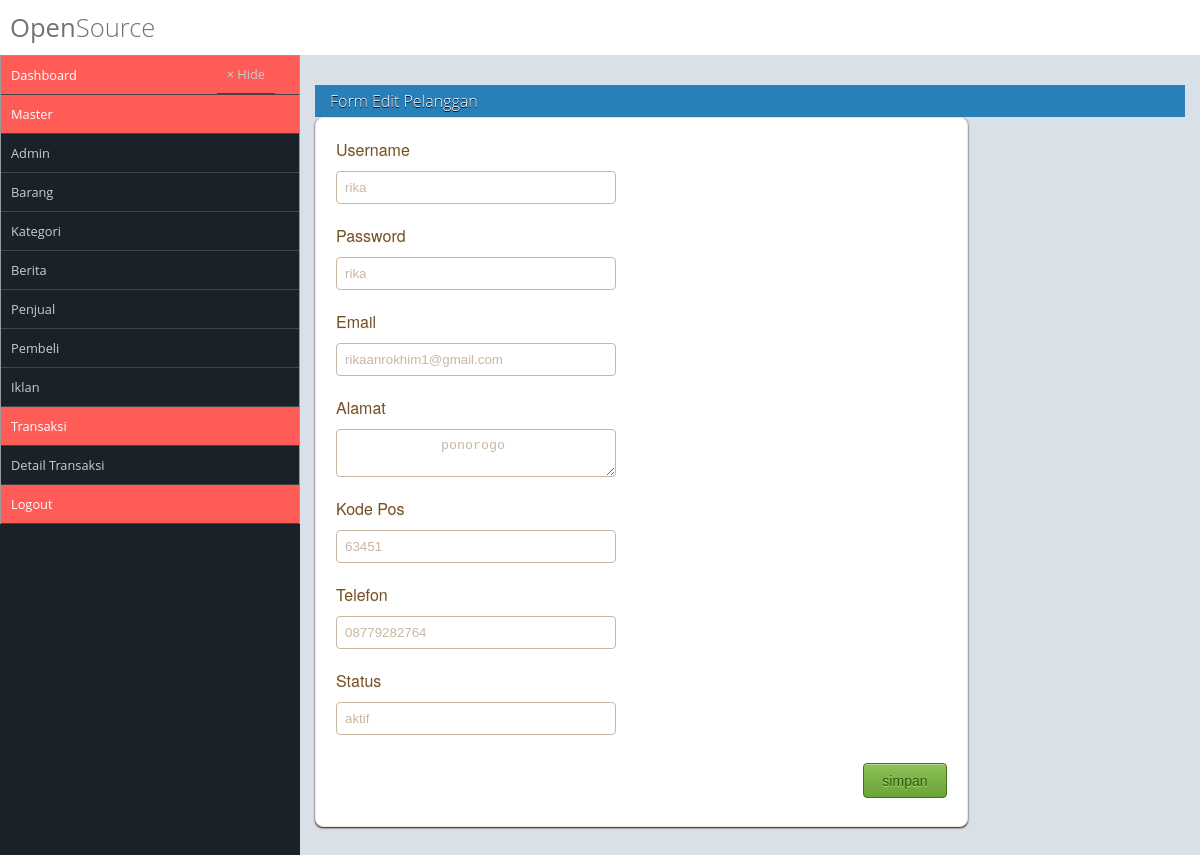
The app's page /pages/admin.php?hal=epembeli&id_cust=2 (signed in) with its own data.
### tables this page shows
CREATE TABLE `tb_pelanggan` (
  `id_cust` int(11) NOT NULL,
  `user` varchar(100) NOT NULL,
  `pass` varchar(100) NOT NULL,
  `email` varchar(100) NOT NULL,
  `alamat` text NOT NULL,
  `k_pos` varchar(10) NOT NULL,
  `telp` varchar(20) NOT NULL,
  `status` varchar(20) NOT NULL
);

### lib/class-Ff.php (called while the page is built, shortened)
 <?php
class Fungsi{
	function get($p, $a = "") {
		return isset($_GET["$p"])?$_GET["$p"]:"$a";
	}
}
$ff = new Fungsi();
?>

### lib/class-Db.php (called while the page is built, shortened)
<?php
class Db {
	var $db = null;
	public function __construct()
	{
		try {
			$this->db = new PDO("mysql:host=localhost;dbname=ecoms","root","");
			$this->db->setAttribute(PDO::ATTR_ERRMODE,PDO::ERRMODE_EXCEPTION);
		} catch (PDOException $e) {
			die("Connection Error :".$e->getMessage());
		}
	}
	function select($t, $f="*") {
		$query = $this->db->prepare("select $f from $t");
		$query->execute();
		return $query;
	}
}
	$odb = new Db();
?>

### pages/epembeli.php (the view)
<?php
    $id = $ff->get("id_cust");
    $res = $odb->select("tb_pelanggan where id_cust = '$id'");
    $dt1 = $res->fetch();
?>
<div id="box">
    <div class="box-top">Form Edit Pelanggan</div>
    <div class="box=panel">
        <form method="post" action="spembeli.php?aksi=edit&id_cust=<?=$id?>" class="form-container" enctype="multipart/form-data">
            <div class="form-title">Username</div>
            <input type="text" name="user" class="form-field" value="<?=$dt1['user']?>">
            <div class="form-title">Password</div>
            <input type="passsword" name="pass" class="form-field" value="<?=$dt1['pass']?>">
            <div class="form-title">Email</div>
            <input type="email" name="email" class="form-field" value="<?=$dt1['email']?>">
            <div class="form-title">Alamat</div>
            <textarea name="alamat" class="form-field" value="<?=$dt1['alamat']?>">
            <?=$dt1['alamat']?>
            </textarea>
            <div class="form-title">Kode Pos</div>
            <input type="number" name="k_pos" class="form-field" value="<?=$dt1['k_pos']?>">
            <div class="form-title">Telefon</div>
            <input type="number" name="telp" class="form-field" value="<?=$dt1['telp']?>">
            <div class="form-title">Status</div>
            <input type="text" name="status" class="form-field" value="<?=$dt1['status']?>">
            <div class="submit-container">
                <input type="submit" name="btnsimpan" value="simpan" class="submit-button">
            </div>
        </form>
    </div>
</div>

### style/admin.css (style rules this page uses)
* { margin: 0; padding: 0; box-sizing: border-box; }
body { font-family: 'Open Sans'; }
div#box { margin-top: 15px; }
div#box .box-top { color: #fff; text-shadow: 0 1px #000; background: #2980b9; padding: 5px; padding-left: 15px; font-weight: 300; }
.form-container { border: 1px solid #f2e3d2; background: #fff; -webkit-border-radius: 8px; -moz-border-radius: 8px; border-radius: 8px; -webkit-box-shadow: rgba(000,000,000,0.9) 0 1px 2px, inset rgba(255,255,255,0.4) 0 0px 0 ; -moz-box-shadow: rgba(000,000,000,0.9) 0 1px 2px, inset rgba(255,255,255,0.4) 0 0px 0; box-shadow: rgba(000,000,000,0.9) 0 1px 2px, inset rgba(255,255,255,0.4) 0 0px 0; font-family: 'Helvetica Neue',Helvetica,sans-serif; text-decoration: none; vertical-align: middle; min-width: 300px; padding: 20px; width: 75%; }
.form-field { border: 1px solid #c9b7a2; background: #fff; -webkit-border-radius: 4px; -moz-border-radius: 4px; border-radius: 4px; color: #c9b7a2; -webkit-box-shadow: rgba(255,255,255,0.4) 0 1px 0, inset rgba(000,000,000,0.7) 0 0px 0px; -moz-box-shadow: rgba(255,255,255,0.4) 0 1px 0, inset rgba(000,000,000,0.7) 0 0px 0px; box-shadow: rgba(255,255,255,0.4) 0 1px 0, inset rgba(000,000,000,0.7) 0 0px 0px; padding: 8px; margin-bottom: 20px; width: 280px; }
.form-title { margin-bottom: 10px; color: #725129; text-shadow: #fdf2e4 0 1px 0 ; }
.submit-container { margin: 8px 0; text-align: right; }
.submit-button { border: 1px solid #447314; background: #6aa436; background: -webkit-gradient(linear, left top, left bottom, from(#8dc059), to(#6aa436)); background: -webkit-linear-gradient(top, #8dc059, #6aa436); background: -moz-linear-gradient(top, #8dc059, #6aa436); background: -ms-linear-gradient(top, #8dc059, #6aa436); background: -o-linear-gradient(top, #8dc059, #6aa436); background-image: -ms-linear-gradient(top, #8dc059 0%, #6aa436 100% ); -webkit-border-radius: 4px; -moz-border-radius: 4px; border-radius: 4px; -webkit-box-shadow: rgba(255,255,255,0.4) 0 1px 0, inset rgba(255,255,255,0.4) 0 1px 0; -moz-box-shadow: rgba(255,255,255,0.4) 0 1px 0, inset rgba(255,255,255,0.4) 0 1px 0; box-shadow: rgba(255,255,255,0.4) 0 1px 0, inset rgba(255,255,255,0.4) 0 1px 0; text-shadow: #addc7e 0 1px 0; color: #31540c; font-family: helvetica,serif; padding: 8.5px 18px; font-size: 14px; text-decoration: none; vertical-align: middle; }

### records on screen
tb_pelanggan: user "rika", pass "rika", email "rikaanrokhim1@gmail.com", alamat "ponorogo", k_pos "63451", telp "08779282764", status "aktif"
